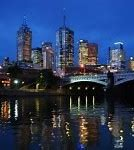
#> input picture color_images/img1.jpeg, 134 x 150 px; its folder holds 4 pictures in this run
$ python color_to_bw.py
#> lines starting #> are read from the running program, lines starting #| are printed output that depends on the picture
from PIL import Image
for i in range(1, 12):
    img_path = "./color_images/img" + str(i) + ".jpeg"
    img = Image.open(img_path).convert('LA')
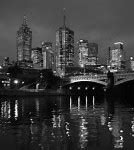
#> img: PIL image 134x150 LA; mean R, G, B, A 59.5, 59.5, 59.5, 255
    img.save("./bw_images/bw_img" + str(i) + ".png")
#> pass 2 of the loop `for i in range(1, 12):`:
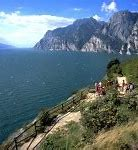
#> input picture color_images/img2.jpeg, 138 x 150 px
#> `img = Image.open(img_path).convert('LA')`:
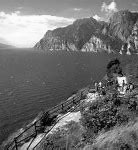
#> img: PIL image 138x150 LA; mean R, G, B, A 110.9, 110.9, 110.9, 255
#> (the run stopped early here; a loop or call above may not have finished)
